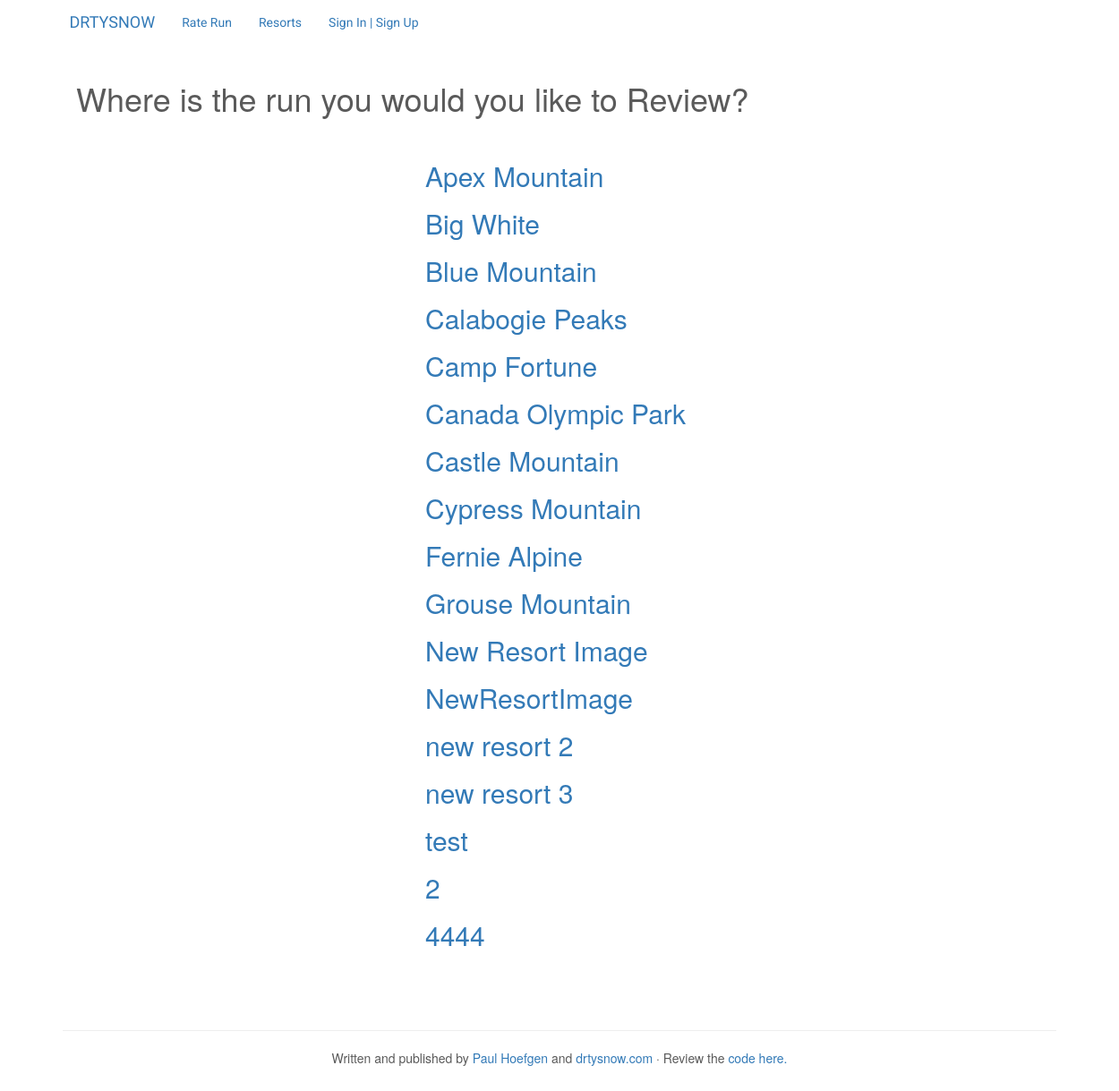
The app's page /find_run with its own data.
### drtysnow/db/dbsetup.py (models this page shows)
class Resorts(Base):
    __tablename__ = 'resorts'
    id = Column(
        Integer,
        primary_key = True
        )
    resort_name = Column(
        String(100),
        nullable = False,
        unique = True
        )
    resort_location = Column(
        String(25),
        nullable = False
        )
    resort_image = Column(
        String(100),
        nullable = True
        )
    resort_summary = Column(
        String(100),
        nullable = False
    )
    runs = relationship("Runs", backref="runs")

### drtysnow/views.py (the view)
@drtysnow.route('/find_run')
def find_run():
    resorts = connect().query(Resorts).all()
    names = []
    for resort in resorts:
        names.append(resort.resort_name)
    return render_template('profile/select_run.html', resorts=names)

### drtysnow/db/dbconn.py (called while the page is built)
def connect():
    engine = create_engine('sqlite:///drtysnow/data/drtysnow.db')
    Base.metadata.bind = engine
    DBSession = sessionmaker(bind=engine)
    s = DBSession()
    return s

### drtysnow/templates/profile/select_run.html (shortened to what this page needs)
{% extends "/all_pages/master_layout.html" %}
{% block header %}
  {% include "all_pages/header.html"%}
 <link rel="stylesheet"
                href="{{ url_for('static', filename='css/select_run.css') }}">
{% endblock %}
{% block navbar %}
  {% include "all_pages/navbar.html"%}
{% endblock %}
{% block content %}
<div class = "container">
  <h1> Where is the run you would you like to Review?</h1>
  <br>
  <div class="row">
    <div class="col-md-4">
    </div>
    <div class="col-md-8">
      {% for resort in resorts %}
              <a href="/resort/{{ resort }}">
                 <h2>{{ resort }}</h2>
              </a>
      {% endfor %}
    </div>
  </div>
</div>
{% endblock content %}
{%block footer %}
  {% include "all_pages/footer.html"%}
{% endblock%}

### drtysnow/templates/all_pages/master_layout.html (shortened to what this page needs)
<!doctype html>
<html>
  <head>
    {% block header %}  {% endblock %}
  </head>
  <body>
    <div class="site-wrapper">
      <div class="site-wrapper-inner">
            {% block navbar %}  {% endblock %}
            <div class="messages">
            {% block content %} {% endblock %}
            {% block footer %}  {% endblock %}
        </div>
      </div>
    </div>
  </body>
</html>

### drtysnow/templates/all_pages/header.html (shortened to what this page needs)
   <link href="{{ url_for('static', filename='css/bootstrap.min.css') }}"
                                                               rel="stylesheet">
   <link href="{{ url_for('static', filename='css/custom.css') }}"
                                                               rel="stylesheet">

### drtysnow/templates/all_pages/navbar.html (shortened to what this page needs)
    <body>
      <div class="navbar-wrapper">
        <div class="container">
          <nav class="navbar navbar-fixed-top">
            <div class="container">
              <div class="navbar-header">
                <a class="navbar-brand" href="/landing">DRTYSNOW</a>
              </div>
              <div id="navbar" class="navbar-collapse collapse">
                <ul class="nav navbar-nav">
                  <li><a href="/find_run">Rate Run</a></li>
                  <li><a href="/resorts">Resorts</a></li>
                    {% if 'username' not in session %}
                      <li><a href="/login">Sign In | Sign Up</a></li>
                    {% else %}
                      <li><a href="/profile/{{ session.id }}">Profile</a></li>
                    {% endif %}
                    </ul>
              </div>
            </div>
          </nav>
        </div>
      </div>

### drtysnow/templates/all_pages/footer.html
<div>
  <footer>
    <hr>
    <p> Written and published by
      <a href="https://ca.linkedin.com/in/paulhoefgen">Paul Hoefgen</a>
               and <a href="http://drtysnow.com">drtysnow.com</a> &middot;
               Review the <a href="https://github.com/phoefgen/drtysnow">
                                               code here.</a> </p>
  </footer>
</div>

### drtysnow/static/css/custom.css (style rules this page uses)
footer { text-align: center; width:100%; position:relative; left:0; bottom: 0; padding-top: 60px; height: 50px; }
body { padding-bottom: 40px; color: #5a5a5a; }
.navbar-wrapper { position: absolute; top: 0; right: 0; left: 0; z-index: 20; }
.navbar-fixed-top { background-color: rgba(255, 255, 255, 0.9);; }
.navbar-wrapper > .container { padding-right: 0; padding-left: 0; }
.navbar-wrapper .navbar { padding-right: 5%; padding-left: 5%; }
.navbar-wrapper .navbar .container { width: auto; }
.navbar-brand { font-family: 'Righteous', cursive; }
.navbar-nav { font-family: 'Roboto', sans-serif; }
.messages { padding: 5em; }

### records on screen
Resorts: resort_name "Apex Mountain"
Resorts: resort_name "Big White"
Resorts: resort_name "Blue Mountain"
Resorts: resort_name "Calabogie Peaks"
Resorts: resort_name "Camp Fortune"
Resorts: resort_name "Canada Olympic Park"
Resorts: resort_name "Castle Mountain"
Resorts: resort_name "Cypress Mountain"
Resorts: resort_name "Fernie Alpine"
Resorts: resort_name "Grouse Mountain"
Resorts: resort_name "New Resort Image"
Resorts: resort_name "NewResortImage"
Resorts: resort_name "new resort 2"
Resorts: resort_name "new resort 3"
Resorts: resort_name "test"
Resorts: resort_name "4444"

### other values on screen
{{ resort }} "2"
